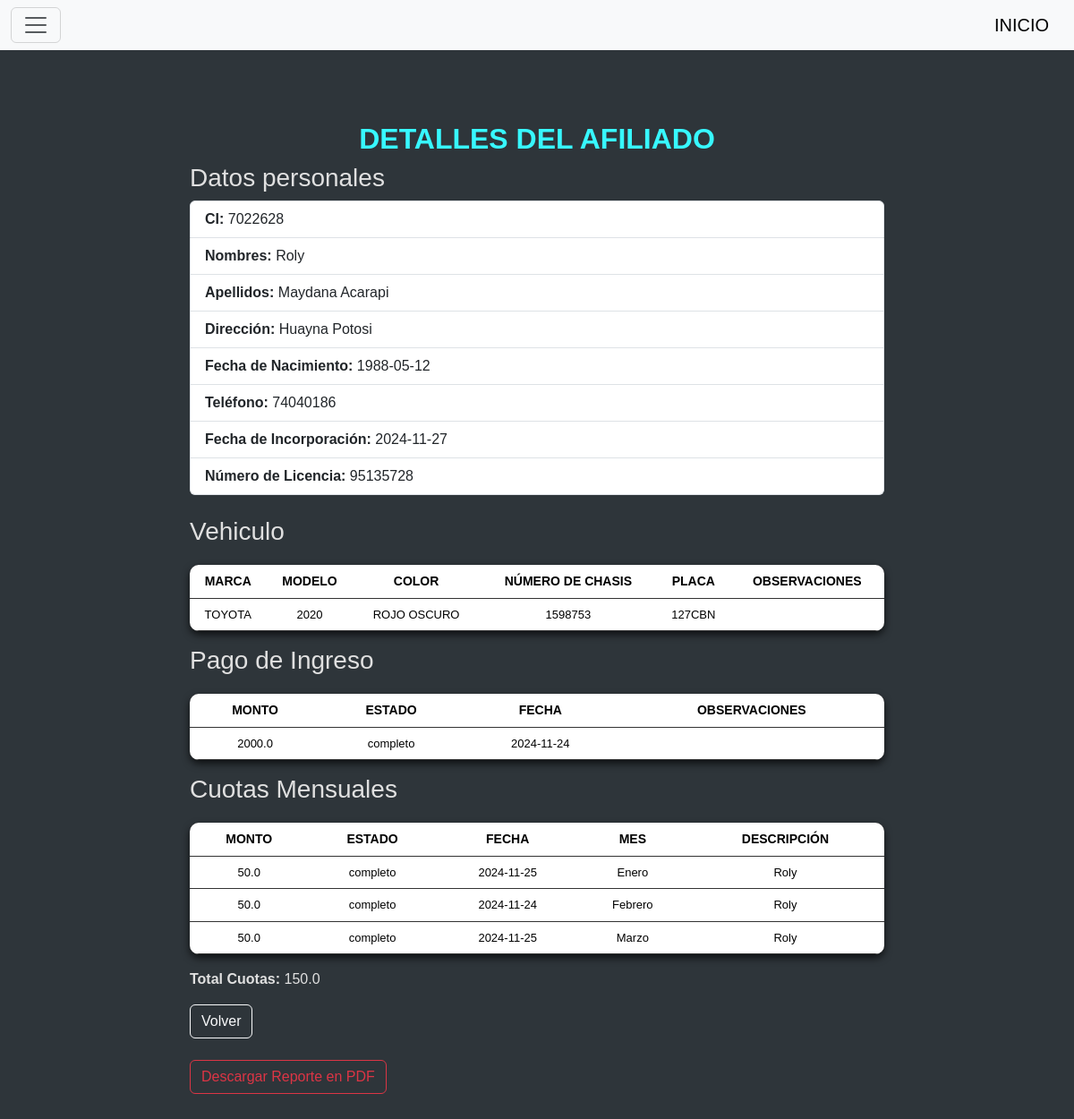
Screenshot of /detalle/7022628 (signed in) with the database file from the repository.
### tables this page shows
CREATE TABLE afiliado(
        ci INTEGER PRIMARY KEY,
        nombres TEXT NOT NULL,
        apellidos TEXT NOT NULL,
        direccion TEXT NOT NULL,
        fecha_nacimiento DATE NOT NULL,
        telefono INTEGER NOT NULL,
        fecha_incorporacion DATE NOT NULL,
        nro_licencia TEXT NOT NULL
        );

CREATE TABLE vehiculo (
            id INTEGER PRIMARY KEY AUTOINCREMENT,
            ci_afiliado INT,
            marca TEXT NOT NULL,
            modelo TEXT NOT NULL,
            color TEXT NOT NULL,
            numero_chasis TEXT UNIQUE NOT NULL,
            placa TEXT UNIQUE NOT NULL,
            observaciones TEXT,
            FOREIGN KEY (ci_afiliado) REFERENCES afiliado(ci)
        );

CREATE TABLE ingreso (
                   
            id INTEGER PRIMARY KEY AUTOINCREMENT,
            ci_afiliado INT,
            monto REAL NOT NULL,
            estado TEXT NOT NULL,
            fecha TEXT NOT NULL,
            observaciones TEXT,
            FOREIGN KEY (ci_afiliado) REFERENCES afiliado(ci)
        );

CREATE TABLE COUTA_MENSUAL (
            cod_pm INTEGER PRIMARY KEY AUTOINCREMENT,
            ci TEXT NOT NULL,
            monto REAL NOT NULL,
            estado TEXT NOT NULL,
            fecha TEXT NOT NULL,
            descripcion TEXT,
            mes TEXT NOT NULL,
            FOREIGN KEY(ci) REFERENCES afiliado(ci)
        );

### blueprints/afiliados/__init__.py (the view)
@afiliados_bp.route("/detalle/<int:ci>")
@login_required
def detalle_afiliado(ci):
    conn = sqlite3.connect("star_service.db")
    conn.row_factory = sqlite3.Row
    cur = conn.cursor()
    cur.execute("SELECT * FROM afiliado WHERE ci = ?", (ci,))
    afiliado = cur.fetchone()
    cur.execute("SELECT * FROM vehiculo WHERE ci_afiliado = ?", (ci,))
    vehiculos = cur.fetchall()
    cur.execute("SELECT * FROM ingreso WHERE ci_afiliado = ?", (ci,))
    ingresos = cur.fetchall()
    cur.execute("SELECT * FROM COUTA_MENSUAL WHERE ci = ?", (ci,))
    cuotas = cur.fetchall()
    total_cuotas = sum([cuota['monto'] for cuota in cuotas])
    conn.close()
    return render_template(
        "detalle_afiliado.html",
        afiliado=afiliado,
        vehiculos=vehiculos,
        ingresos=ingresos,
        cuotas=cuotas,
        total_cuotas=total_cuotas
    )

### blueprints/afiliados/__init__.py (called while the page is built)
def login_required(f):
    @wraps(f)
    def decorated_function(*args, **kwargs):
        if 'id_user' not in session:
            return redirect("/login")
        return f(*args, **kwargs)
    return decorated_function

### blueprints/afiliados/templates/detalle_afiliado.html (shortened to what this page needs)
{% include 'header.html' %}
<div class="container mt-5" style="max-width: 800px;">
    <h2 class="fw-bold">DETALLES DEL AFILIADO</h2>
    <h3>Datos personales</h3>
    <ul class="list-group mb-4">
        <li class="list-group-item"><strong>CI:</strong> {{ afiliado['ci'] }}</li>
        <li class="list-group-item"><strong>Nombres:</strong> {{ afiliado['nombres'] }}</li>
        <li class="list-group-item"><strong>Apellidos:</strong> {{ afiliado['apellidos'] }}</li>
        <li class="list-group-item"><strong>Dirección:</strong> {{ afiliado['direccion'] }}</li>
        <li class="list-group-item"><strong>Fecha de Nacimiento:</strong> {{ afiliado['fecha_nacimiento'] }}</li>
        <li class="list-group-item"><strong>Teléfono:</strong> {{ afiliado['telefono'] }}</li>
        <li class="list-group-item"><strong>Fecha de Incorporación:</strong> {{ afiliado['fecha_incorporacion'] }}</li>
        <li class="list-group-item"><strong>Número de Licencia:</strong> {{ afiliado['nro_licencia'] }}</li>
    </ul>
    <h3>Vehiculo</h3>
    {% if vehiculos %}
    <table class="table">
        <thead>
            <tr>
                <th>Marca</th>
                <th>Modelo</th>
                <th>Color</th>
                <th>Número de Chasis</th>
                <th>Placa</th>
                <th>Observaciones</th>
            </tr>
        </thead>
        <tbody>
            {% for vehiculo in vehiculos %}
            <tr>
                <td>{{ vehiculo['marca'] }}</td>
                <td>{{ vehiculo['modelo'] }}</td>
                <td>{{ vehiculo['color'] }}</td>
                <td>{{ vehiculo['numero_chasis'] }}</td>
                <td>{{ vehiculo['placa'] }}</td>
                <td>{{ vehiculo['observaciones'] }}</td>
            </tr>
            {% endfor %}
        </tbody>
    </table>
    {% else %}
    <p>No hay vehículos registrados.</p>
    {% endif %}
    <h3>Pago de Ingreso</h3>
    {% if ingresos %}
    <table class="table">
        <thead>
            <tr>
                <th>Monto</th>
                <th>Estado</th>
                <th>Fecha</th>
                <th>Observaciones</th>
            </tr>
        </thead>
        <tbody>
            {% for ingreso in ingresos %}
            <tr>
                <td>{{ ingreso['monto'] }}</td>
                <td>{{ ingreso['estado'] }}</td>
                <td>{{ ingreso['fecha'] }}</td>
                <td>{{ ingreso['observaciones'] }}</td>
            </tr>
            {% endfor %}
        </tbody>
    </table>
    {% else %}
    <p>No hay ingresos registrados.</p>
    {% endif %}
    <h3>Cuotas Mensuales</h3>
    {% if cuotas %}
    <table class="table">
        <thead>
            <tr>
                <th>Monto</th>
                <th>Estado</th>
                <th>Fecha</th>
                <th>Mes</th>
                <th>Descripción</th>
            </tr>
        </thead>
        <tbody>
            {% for cuota in cuotas %}
            <tr>
                <td>{{ cuota['monto'] }}</td>
                <td>{{ cuota['estado'] }}</td>
                <td>{{ cuota['fecha'] }}</td>
                <td>{{ cuota['mes'] }}</td>
                <td>{{ cuota['descripcion'] }}</td>
            </tr>
            {% endfor %}
        </tbody>
    </table>
    <p><strong>Total Cuotas:</strong> {{ total_cuotas }}</p>
    {% else %}
    <p>No hay cuotas registradas.</p>
    {% endif %}
    <a href="{{ url_for('afiliados.index') }}" class="btn btn-outline-light">Volver</a><br><br>
    <a href="{{ url_for('afiliados.generar_reporte_detalle', ci=afiliado['ci']) }}" class="btn btn-outline-danger">
        Descargar Reporte en PDF
    </a>
</div>
{% include 'footer.html' %}

### templates/header.html (shortened to what this page needs)
<!doctype html>
<html lang="es">
<head>
    <link href="https://cdn.jsdelivr.net/npm/bootstrap@5.3.3/dist/css/bootstrap.min.css" rel="stylesheet">
    <link rel="stylesheet" href="{{ url_for('static', filename='CSS/style_menu.css') }}">
</head>
<body>
    <nav class="navbar bg-body-tertiary fixed-top">
        <div class="container-fluid">
            <button class="navbar-toggler" type="button" data-bs-toggle="offcanvas" data-bs-target="#offcanvasNavbar" aria-controls="offcanvasNavbar" aria-label="Toggle navigation">
                <span class="navbar-toggler-icon"></span>
            </button>
            <div><a class="navbar-brand" href="/admin/dashboard">INICIO</a></div>
        </div>
    </nav>
</body>
</html>

### templates/footer.html (shortened to what this page needs)
</body>
</html>

### templates/header.html (style rules this page uses)
body { font-family: sans-serif; margin: 40px; background-color: #2e353a; color: #e0e0e0; }
h2 { text-align: center; color: #37f8ff; }
table { width: 80%; margin: 20px auto; border-collapse: collapse; background-color: #1e1e1e; border-radius: 10px; overflow: hidden; box-shadow: 0 4px 8px rgba(0, 0, 0, 0.7); }
th, td { padding: 15px; text-align: center; border-bottom: 1px solid #333; }
th { background-color: #000000; color: #37f8ff; text-transform: uppercase; font-size: 14px; }
tr:nth-child(even) { background-color: #252525; }
tr:nth-child(odd) { background-color: #1e1e1e; }
td { font-size: 13px; color: #b3b3b3; }

### rows the page displays
afiliado: ci "7022628", nombres "Roly", apellidos "Maydana Acarapi", direccion "Huayna Potosi", fecha_nacimiento "1988-05-12", telefono "74040186", fecha_incorporacion "2024-11-27", nro_licencia "95135728"
vehiculo: marca "TOYOTA", modelo "2020", color "ROJO OSCURO", numero_chasis "1598753", placa "127CBN"
ingreso: monto "2000.0", estado "completo", fecha "2024-11-24"
COUTA_MENSUAL: monto "50.0", estado "completo", fecha "2024-11-25", mes "Enero", descripcion "Roly"
COUTA_MENSUAL: monto "50.0", estado "completo", fecha "2024-11-24", mes "Febrero", descripcion "Roly"
COUTA_MENSUAL: monto "50.0", estado "completo", fecha "2024-11-25", mes "Marzo", descripcion "Roly"

### other values shown
{{ total_cuotas }} "150.0"
